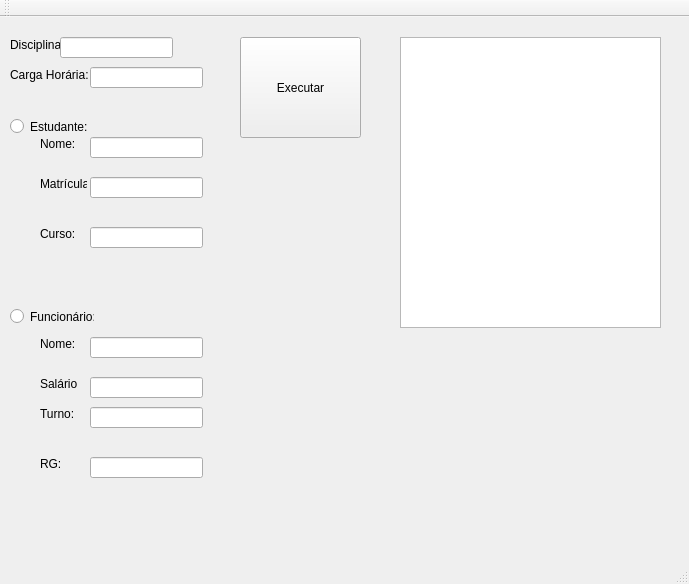
<?xml version="1.0" encoding="UTF-8"?>
<ui version="4.0">
 <class>MainWindow</class>
 <widget class="QMainWindow" name="MainWindow">
  <property name="geometry">
   <rect>
    <x>0</x>
    <y>0</y>
    <width>689</width>
    <height>584</height>
   </rect>
  </property>
  <property name="windowTitle">
   <string>MainWindow</string>
  </property>
  <widget class="QWidget" name="centralWidget">
   <widget class="QLabel" name="label">
    <property name="geometry">
     <rect>
      <x>10</x>
      <y>20</y>
      <width>61</width>
      <height>16</height>
     </rect>
    </property>
    <property name="text">
     <string>Disciplina:</string>
    </property>
   </widget>
   <widget class="QLineEdit" name="disciplina">
    <property name="geometry">
     <rect>
      <x>60</x>
      <y>20</y>
      <width>113</width>
      <height>21</height>
     </rect>
    </property>
   </widget>
   <widget class="QLineEdit" name="cargaHorario">
    <property name="geometry">
     <rect>
      <x>90</x>
      <y>50</y>
      <width>113</width>
      <height>21</height>
     </rect>
    </property>
   </widget>
   <widget class="QLabel" name="label_2">
    <property name="geometry">
     <rect>
      <x>10</x>
      <y>50</y>
      <width>81</width>
      <height>16</height>
     </rect>
    </property>
    <property name="text">
     <string>Carga Horária:</string>
    </property>
   </widget>
   <widget class="QRadioButton" name="radioButton_Estudante">
    <property name="geometry">
     <rect>
      <x>10</x>
      <y>100</y>
      <width>84</width>
      <height>19</height>
     </rect>
    </property>
    <property name="text">
     <string>Estudante:</string>
    </property>
   </widget>
   <widget class="QRadioButton" name="radioButton_Funcionario">
    <property name="geometry">
     <rect>
      <x>10</x>
      <y>290</y>
      <width>84</width>
      <height>19</height>
     </rect>
    </property>
    <property name="text">
     <string>Funcionário:</string>
    </property>
   </widget>
   <widget class="QLabel" name="label_3">
    <property name="geometry">
     <rect>
      <x>40</x>
      <y>120</y>
      <width>47</width>
      <height>13</height>
     </rect>
    </property>
    <property name="text">
     <string>Nome:</string>
    </property>
   </widget>
   <widget class="QLabel" name="label_4">
    <property name="geometry">
     <rect>
      <x>40</x>
      <y>160</y>
      <width>47</width>
      <height>13</height>
     </rect>
    </property>
    <property name="text">
     <string>Matrícula:</string>
    </property>
   </widget>
   <widget class="QLabel" name="label_5">
    <property name="geometry">
     <rect>
      <x>40</x>
      <y>210</y>
      <width>47</width>
      <height>13</height>
     </rect>
    </property>
    <property name="text">
     <string>Curso:</string>
    </property>
   </widget>
   <widget class="QLineEdit" name="nome">
    <property name="geometry">
     <rect>
      <x>90</x>
      <y>120</y>
      <width>113</width>
      <height>21</height>
     </rect>
    </property>
   </widget>
   <widget class="QLineEdit" name="matricula">
    <property name="geometry">
     <rect>
      <x>90</x>
      <y>160</y>
      <width>113</width>
      <height>21</height>
     </rect>
    </property>
   </widget>
   <widget class="QLineEdit" name="curso">
    <property name="geometry">
     <rect>
      <x>90</x>
      <y>210</y>
      <width>113</width>
      <height>21</height>
     </rect>
    </property>
   </widget>
   <widget class="QTextEdit" name="textEdit">
    <property name="geometry">
     <rect>
      <x>400</x>
      <y>20</y>
      <width>261</width>
      <height>291</height>
     </rect>
    </property>
   </widget>
   <widget class="QLabel" name="label_6">
    <property name="geometry">
     <rect>
      <x>40</x>
      <y>320</y>
      <width>47</width>
      <height>13</height>
     </rect>
    </property>
    <property name="text">
     <string>Nome:</string>
    </property>
   </widget>
   <widget class="QLabel" name="label_7">
    <property name="geometry">
     <rect>
      <x>40</x>
      <y>390</y>
      <width>47</width>
      <height>13</height>
     </rect>
    </property>
    <property name="text">
     <string>Turno:</string>
    </property>
   </widget>
   <widget class="QLineEdit" name="turno">
    <property name="geometry">
     <rect>
      <x>90</x>
      <y>390</y>
      <width>113</width>
      <height>21</height>
     </rect>
    </property>
   </widget>
   <widget class="QLabel" name="label_8">
    <property name="geometry">
     <rect>
      <x>40</x>
      <y>360</y>
      <width>47</width>
      <height>13</height>
     </rect>
    </property>
    <property name="text">
     <string>Salário</string>
    </property>
   </widget>
   <widget class="QLineEdit" name="nome_2">
    <property name="geometry">
     <rect>
      <x>90</x>
      <y>320</y>
      <width>113</width>
      <height>21</height>
     </rect>
    </property>
   </widget>
   <widget class="QLineEdit" name="salario">
    <property name="geometry">
     <rect>
      <x>90</x>
      <y>360</y>
      <width>113</width>
      <height>21</height>
     </rect>
    </property>
   </widget>
   <widget class="QLabel" name="label_10">
    <property name="geometry">
     <rect>
      <x>40</x>
      <y>440</y>
      <width>47</width>
      <height>13</height>
     </rect>
    </property>
    <property name="text">
     <string>RG:</string>
    </property>
   </widget>
   <widget class="QLineEdit" name="rg">
    <property name="geometry">
     <rect>
      <x>90</x>
      <y>440</y>
      <width>113</width>
      <height>21</height>
     </rect>
    </property>
   </widget>
   <widget class="QPushButton" name="pushButton">
    <property name="geometry">
     <rect>
      <x>240</x>
      <y>20</y>
      <width>121</width>
      <height>101</height>
     </rect>
    </property>
    <property name="text">
     <string>Executar</string>
    </property>
   </widget>
  </widget>
  <widget class="QMenuBar" name="menuBar">
   <property name="geometry">
    <rect>
     <x>0</x>
     <y>0</y>
     <width>689</width>
     <height>20</height>
    </rect>
   </property>
  </widget>
  <widget class="QToolBar" name="mainToolBar">
   <attribute name="toolBarArea">
    <enum>TopToolBarArea</enum>
   </attribute>
   <attribute name="toolBarBreak">
    <bool>false</bool>
   </attribute>
  </widget>
  <widget class="QStatusBar" name="statusBar"/>
 </widget>
 <layoutdefault spacing="6" margin="11"/>
 <resources/>
 <connections/>
</ui>
